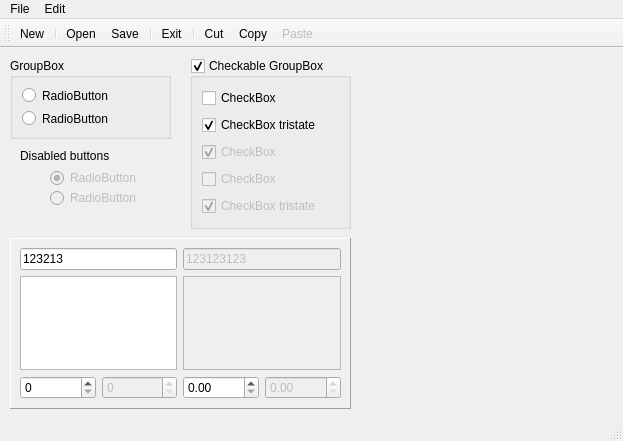
<ui version="4.0">
 <class>MainWindow</class>
 <widget class="QMainWindow" name="MainWindow" >
  <property name="geometry" >
   <rect>
    <x>0</x>
    <y>0</y>
    <width>623</width>
    <height>441</height>
   </rect>
  </property>
  <property name="windowTitle" >
   <string>test</string>
  </property>
  <widget class="QWidget" name="centralWidget" >
   <widget class="QGroupBox" name="groupBox" >
    <property name="geometry" >
     <rect>
      <x>10</x>
      <y>10</y>
      <width>161</width>
      <height>81</height>
     </rect>
    </property>
    <property name="title" >
     <string>GroupBox</string>
    </property>
    <layout class="QVBoxLayout" >
     <item>
      <widget class="QRadioButton" name="radioButton" >
       <property name="text" >
        <string>RadioButton</string>
       </property>
       <property name="checked" >
        <bool>false</bool>
       </property>
      </widget>
     </item>
     <item>
      <widget class="QRadioButton" name="radioButton_2" >
       <property name="text" >
        <string>RadioButton</string>
       </property>
      </widget>
     </item>
    </layout>
   </widget>
   <widget class="QGroupBox" name="groupBox_2" >
    <property name="geometry" >
     <rect>
      <x>190</x>
      <y>10</y>
      <width>161</width>
      <height>171</height>
     </rect>
    </property>
    <property name="title" >
     <string>Checkable GroupBox</string>
    </property>
    <property name="checkable" >
     <bool>true</bool>
    </property>
    <layout class="QVBoxLayout" >
     <item>
      <widget class="QCheckBox" name="checkBox" >
       <property name="text" >
        <string>CheckBox</string>
       </property>
      </widget>
     </item>
     <item>
      <widget class="QCheckBox" name="checkBox_3" >
       <property name="text" >
        <string>CheckBox tristate</string>
       </property>
       <property name="checked" >
        <bool>true</bool>
       </property>
       <property name="tristate" >
        <bool>true</bool>
       </property>
      </widget>
     </item>
     <item>
      <widget class="QCheckBox" name="checkBox_2" >
       <property name="enabled" >
        <bool>false</bool>
       </property>
       <property name="text" >
        <string>CheckBox</string>
       </property>
       <property name="checked" >
        <bool>true</bool>
       </property>
      </widget>
     </item>
     <item>
      <widget class="QCheckBox" name="checkBox_4" >
       <property name="enabled" >
        <bool>false</bool>
       </property>
       <property name="text" >
        <string>CheckBox</string>
       </property>
      </widget>
     </item>
     <item>
      <widget class="QCheckBox" name="checkBox_5" >
       <property name="enabled" >
        <bool>false</bool>
       </property>
       <property name="text" >
        <string>CheckBox tristate</string>
       </property>
       <property name="checked" >
        <bool>true</bool>
       </property>
       <property name="tristate" >
        <bool>true</bool>
       </property>
      </widget>
     </item>
    </layout>
   </widget>
   <widget class="QRadioButton" name="radioButton_3" >
    <property name="enabled" >
     <bool>false</bool>
    </property>
    <property name="geometry" >
     <rect>
      <x>50</x>
      <y>120</y>
      <width>111</width>
      <height>20</height>
     </rect>
    </property>
    <property name="text" >
     <string>RadioButton</string>
    </property>
    <property name="checked" >
     <bool>true</bool>
    </property>
   </widget>
   <widget class="QRadioButton" name="radioButton_4" >
    <property name="enabled" >
     <bool>false</bool>
    </property>
    <property name="geometry" >
     <rect>
      <x>50</x>
      <y>140</y>
      <width>111</width>
      <height>20</height>
     </rect>
    </property>
    <property name="text" >
     <string>RadioButton</string>
    </property>
   </widget>
   <widget class="QLabel" name="label" >
    <property name="geometry" >
     <rect>
      <x>20</x>
      <y>100</y>
      <width>101</width>
      <height>16</height>
     </rect>
    </property>
    <property name="text" >
     <string>Disabled buttons</string>
    </property>
   </widget>
   <widget class="QFrame" name="frame" >
    <property name="geometry" >
     <rect>
      <x>10</x>
      <y>190</y>
      <width>341</width>
      <height>171</height>
     </rect>
    </property>
    <property name="frameShape" >
     <enum>QFrame::Panel</enum>
    </property>
    <property name="frameShadow" >
     <enum>QFrame::Raised</enum>
    </property>
    <layout class="QGridLayout" >
     <item row="0" column="0" colspan="2" >
      <widget class="QLineEdit" name="lineEdit" >
       <property name="text" >
        <string>123213</string>
       </property>
      </widget>
     </item>
     <item row="0" column="2" colspan="2" >
      <widget class="QLineEdit" name="lineEdit_2" >
       <property name="enabled" >
        <bool>false</bool>
       </property>
       <property name="text" >
        <string>123123123</string>
       </property>
      </widget>
     </item>
     <item row="1" column="0" colspan="2" >
      <widget class="QTextEdit" name="textEdit" />
     </item>
     <item row="1" column="2" colspan="2" >
      <widget class="QTextEdit" name="textEdit_2" >
       <property name="enabled" >
        <bool>false</bool>
       </property>
      </widget>
     </item>
     <item row="2" column="0" >
      <widget class="QSpinBox" name="spinBox" />
     </item>
     <item row="2" column="1" >
      <widget class="QSpinBox" name="spinBox_2" >
       <property name="enabled" >
        <bool>false</bool>
       </property>
      </widget>
     </item>
     <item row="2" column="2" >
      <widget class="QDoubleSpinBox" name="doubleSpinBox" />
     </item>
     <item row="2" column="3" >
      <widget class="QDoubleSpinBox" name="doubleSpinBox_2" >
       <property name="enabled" >
        <bool>false</bool>
       </property>
      </widget>
     </item>
    </layout>
   </widget>
  </widget>
  <widget class="QMenuBar" name="menuBar" >
   <property name="geometry" >
    <rect>
     <x>0</x>
     <y>0</y>
     <width>623</width>
     <height>21</height>
    </rect>
   </property>
   <widget class="QMenu" name="menuFile" >
    <property name="title" >
     <string>File</string>
    </property>
    <addaction name="actionNew" />
    <addaction name="actionOpen" />
    <addaction name="actionSave" />
    <addaction name="separator" />
    <addaction name="actionPrint" />
    <addaction name="actionExport" />
    <addaction name="separator" />
    <addaction name="actionClose" />
    <addaction name="separator" />
    <addaction name="actionExit" />
   </widget>
   <widget class="QMenu" name="menuEdit" >
    <property name="title" >
     <string>Edit</string>
    </property>
    <addaction name="actionCut" />
    <addaction name="actionCopy" />
    <addaction name="actionPaste" />
   </widget>
   <addaction name="menuFile" />
   <addaction name="menuEdit" />
  </widget>
  <widget class="QToolBar" name="mainToolBar" >
   <property name="orientation" >
    <enum>Qt::Horizontal</enum>
   </property>
   <attribute name="toolBarArea" >
    <enum>TopToolBarArea</enum>
   </attribute>
   <attribute name="toolBarBreak" >
    <bool>false</bool>
   </attribute>
   <addaction name="actionNew" />
   <addaction name="separator" />
   <addaction name="actionOpen" />
   <addaction name="actionSave" />
   <addaction name="separator" />
   <addaction name="actionExit" />
   <addaction name="separator" />
   <addaction name="actionCut" />
   <addaction name="actionCopy" />
   <addaction name="actionPaste" />
  </widget>
  <widget class="QStatusBar" name="statusBar" />
  <action name="actionOpen" >
   <property name="icon" >
    <iconset resource="test.qrc" >:/images/open.png</iconset>
   </property>
   <property name="text" >
    <string>Open</string>
   </property>
  </action>
  <action name="actionClose" >
   <property name="checkable" >
    <bool>true</bool>
   </property>
   <property name="text" >
    <string>Close</string>
   </property>
  </action>
  <action name="actionExit" >
   <property name="text" >
    <string>Exit</string>
   </property>
  </action>
  <action name="actionNew" >
   <property name="icon" >
    <iconset resource="test.qrc" >:/images/new.png</iconset>
   </property>
   <property name="text" >
    <string>New</string>
   </property>
  </action>
  <action name="actionSave" >
   <property name="checkable" >
    <bool>true</bool>
   </property>
   <property name="icon" >
    <iconset resource="test.qrc" >:/images/save.png</iconset>
   </property>
   <property name="text" >
    <string>Save</string>
   </property>
  </action>
  <action name="actionCopy" >
   <property name="icon" >
    <iconset resource="test.qrc" >:/images/copy.png</iconset>
   </property>
   <property name="text" >
    <string>Copy</string>
   </property>
  </action>
  <action name="actionCut" >
   <property name="icon" >
    <iconset resource="test.qrc" >:/images/cut.png</iconset>
   </property>
   <property name="text" >
    <string>Cut</string>
   </property>
  </action>
  <action name="actionPaste" >
   <property name="enabled" >
    <bool>false</bool>
   </property>
   <property name="icon" >
    <iconset resource="test.qrc" >:/images/paste.png</iconset>
   </property>
   <property name="text" >
    <string>Paste</string>
   </property>
  </action>
  <action name="actionExport" >
   <property name="text" >
    <string>Export</string>
   </property>
  </action>
  <action name="actionPrint" >
   <property name="checkable" >
    <bool>true</bool>
   </property>
   <property name="checked" >
    <bool>true</bool>
   </property>
   <property name="enabled" >
    <bool>false</bool>
   </property>
   <property name="text" >
    <string>Print</string>
   </property>
  </action>
 </widget>
 <layoutDefault spacing="6" margin="11" />
 <pixmapfunction></pixmapfunction>
 <resources/>
 <connections/>
</ui>
